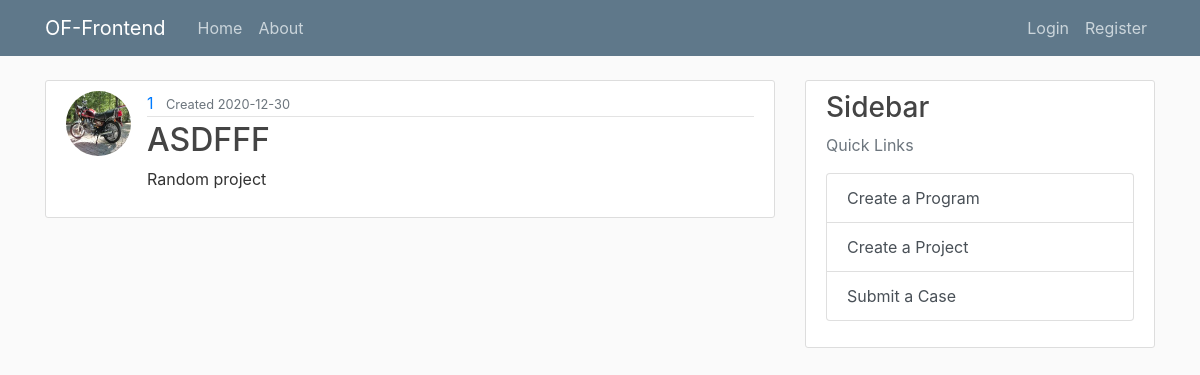
The app's page /programs/1/2/ with its own data.
### flask_website/models.py (models this page shows, shortened)
class User(db.Model, UserMixin):
    __tablename__ = "user"
    id = db.Column(db.Integer, primary_key=True)
    username = db.Column(db.String(20), unique=True, nullable=False)
    email = db.Column(db.String(120), unique=True, nullable=False)
    image_file = db.Column(db.String(20), default="default.jpg")
    password = db.Column(db.String(60), nullable=False)
    create_program = db.relationship("Program", backref="creator", lazy=True)

class Project(db.Model):
    __tablename__ = "project"
    id = db.Column(db.Integer, primary_key=True)
    name = db.Column(db.String(20), unique=True, nullable=False)
    description = db.Column(db.Text, unique=False, nullable=False)
    created_date = db.Column(
        db.DateTime, nullable=False, default=datetime.utcnow
    )  # auto
    created_by = db.Column(db.Integer, db.ForeignKey("user.id"), nullable=False)
    program_id = db.Column(db.Integer, db.ForeignKey("program.id"), nullable=False)
    program = db.relationship("Program", back_populates="project")
    case = db.relationship("Case", back_populates="project")  # forward

### flask_website/routes.py (the view)
@login_required
@app.route("/programs/<int:program_id>/<int:project_id>/")
def project(program_id, project_id):
    program = Program.query.get_or_404(program_id)
    project = Project.query.get_or_404(project_id)
    cases = project.case
    return render_template(
        "project.html",
        title=program.name,
        program=program,
        project=project,
        cases=cases,
    )

### flask_website/templates/project.html (shortened to what this page needs)
{% extends "layout.html" %}
{% block content %}
        <article class="media content-section">
          <img class = "rounded-circle article-img", src="{{ url_for('static',filename = 'profile_pics/' + program.creator.image_file) }}">
          <div class="media-body">
            <div class="article-metadata">
              <a class="mr-2" href="#">{{ project.created_by}}</a>
              <small class="text-muted"> Created {{ project.created_date.strftime('%Y-%m-%d') }}</small>
            </div>
            <h2 class="article-title">{{ project.name }}</h2>
            <p class="article-content">{{ project.description }}</p>
          </div>
        </article>
{% endblock content %}

### flask_website/static/main.css (style rules this page uses)
body { background: #fafafa; color: #333333; margin-top: 5rem; }
h1, h2, h3, h4, h5, h6 { color: #444444; }
.content-section { background: #ffffff; padding: 10px 20px; border: 1px solid #dddddd; border-radius: 3px; margin-bottom: 20px; }
.article-title { color: #444444; }
.article-content { white-space: pre-line; }
.article-img { height: 65px; width: 65px; margin-right: 16px; }
.article-metadata { padding-bottom: 1px; margin-bottom: 4px; border-bottom: 1px solid #e3e3e3 }

### records on screen
User: image_file (placeholder picture)
Project: created_by "1", created_date "2020-12-30", name "ASDFFF", description "Random project"
